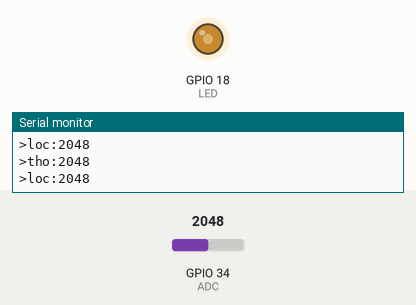
The program below on a simulated ESP32. On the bench: output pins drawn as LEDs (lit = HIGH), the last lines printed to the serial monitor. The inputs (shaded band) are chosen by the test bench; at power-on: GPIO 34 (ADC) = 2048.

Above: at 1.2 s.
1.3 s: GPIO 34 (ADC) set to 2866
At 1.9 s:
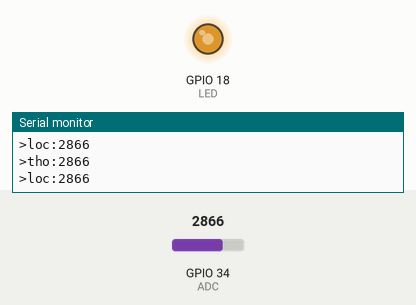
2.9 s: GPIO 34 (ADC) set to 3603
At 4.2 s:
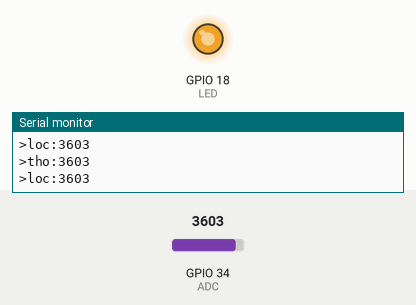
4.5 s: GPIO 34 (ADC) set to 491
At 4.9 s:
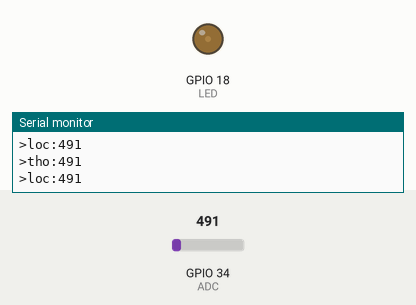
6.1 s: GPIO 34 (ADC) set to 0
At 7.3 s:
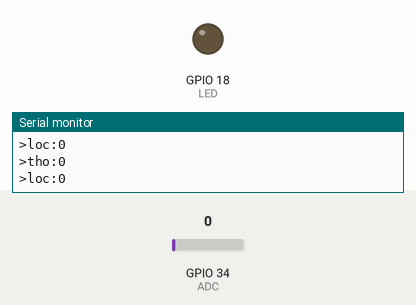
Timing chart, 0 to 8.7 s (numbered marks = the images above; inputs shaded):
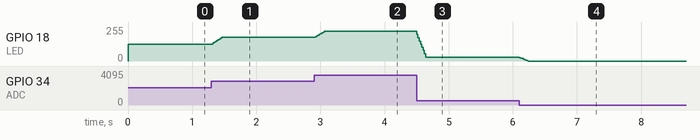

Measured:
- after the input at 1.3 s, GPIO 18 (LED): 127/255 → 177/255 at once
- after the input at 2.9 s, GPIO 18 (LED): 177/255 → 223/255 at once
- after the input at 4.5 s, GPIO 18 (LED): 223/255 → 30/255 at once
- after the input at 6.1 s, GPIO 18 (LED): 30/255 → 0/255 at once

The program:

main.cpp
```cpp
#include <Arduino.h>

#define ADC 34    // ADC1_CH6 (input-only) - chan giua cua bien tro
#define LED 18    // LED dieu khien bang LEDC
#define N 8       // So mau cua bo loc trung binh truot

#define USE_FILTER 1  // 1: LED theo gia tri da loc, 0: LED theo gia tri tho (de so sanh)

int buf[N]; int idx = 0;

void setup() {
    Serial.begin(115200);
    ledcAttach(LED, 5000, 8);

    // Nap san bo dem bang gia tri dau tien de khong bi "leo doc" tu 0 luc khoi dong
    int first = analogRead(ADC);
    for (int i = 0; i < N; i++) buf[i] = first;
}

// Loc trung binh truot: giu N mau gan nhat, tra ve trung binh cong
int loc(int m) {
    buf[idx] = m; idx = (idx + 1) % N;
    long t = 0; for (int i = 0; i < N; i++) t += buf[i];
    return t / N;
}

void loop() {
    int tho = analogRead(ADC);
    int l = loc(tho);

#if USE_FILTER
    ledcWrite(LED, map(l, 0, 4095, 0, 255));
#else
    ledcWrite(LED, map(tho, 0, 4095, 0, 255));
#endif

    // Dinh dang ">ten:gia_tri" de ve do thi bang Teleplot / Serial Plotter
    Serial.print(">tho:"); Serial.println(tho);
    Serial.print(">loc:"); Serial.println(l);
    delay(20);
}
```
